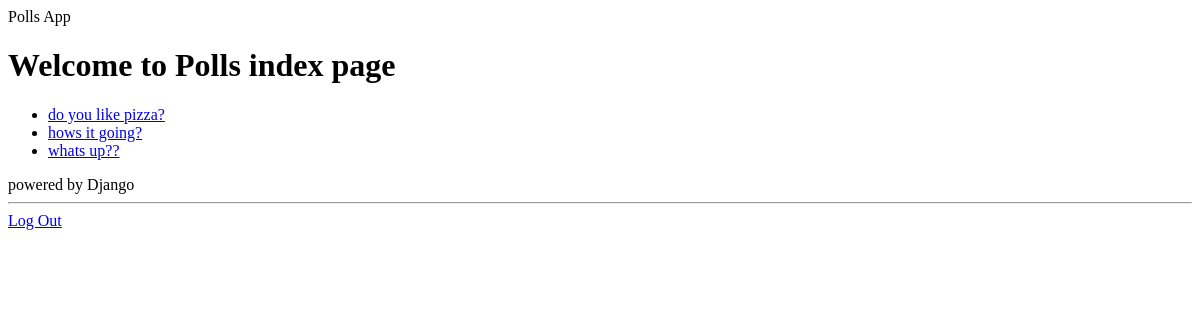
The page /polls/ on the database as committed earlier.
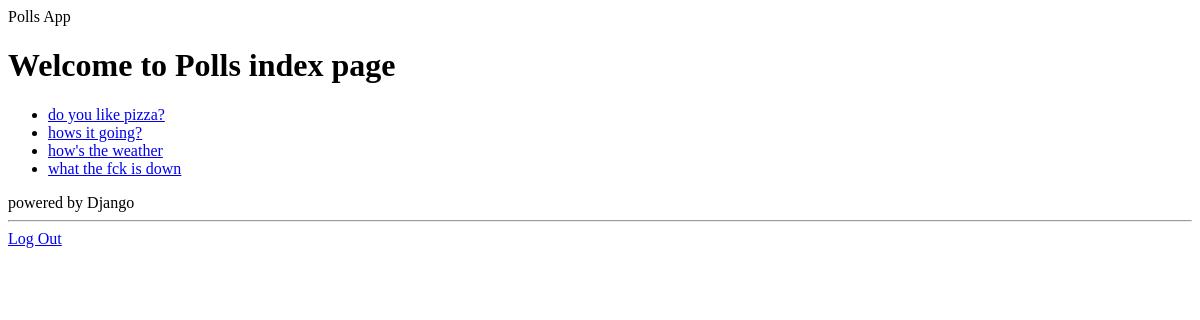
The same page on the database as committed later.
### polls/models.py (models this page shows, shortened)
class Question(models.Model):
    question_text = models.CharField(max_length=200, validators=[validateCleanLang, validators.MinLengthValidator(5)])
    pub_date = models.DateTimeField()

### polls/views/pollsViews.py (the view)
# urls.py: path('', views.Index.as_view(), name='index'),
class Index(generic.ListView):
    template_name = 'polls/index.html'
    context_object_name = 'latest_question_list'
    def get_queryset(self):
        return Question.objects.order_by('-pub_date')

### polls/templates/polls/index.html (shortened to what this page needs)
{% extends 'polls/base.html' %}
    {% block content %}
    <p><h1> Welcome to Polls index page</h1></p>
    {%if latest_question_list%}
    <ul>
        {% for question in latest_question_list %}
            <li><a href="{% url 'polls:detail' question.id %}">{{question.question_text}}</a></li>
        {% endfor %}
    </ul>
    {% else %}
        <p>No polls found</p>
    {% endif %}
    {%endblock%}

### polls/templates/polls/base.html (shortened to what this page needs)
<!DOCTYPE html>
<html lang="en">
<head>
</head>
<body>
    <div id="header" height="200"> Polls App </div>
    <div id="main_content">{% block content %}{% endblock %}</div>
    <div id="footer">
        powered by Django
        <hr/>
        <a href="{% url 'polls:logout' %}">Log Out</a>
    </div>
</body>
</html>

Rows that differ between the two databases and show on the page:
added Question: question_text "how's the weather"
changed Question: question_text "whats up??" → "what the fck is down"
